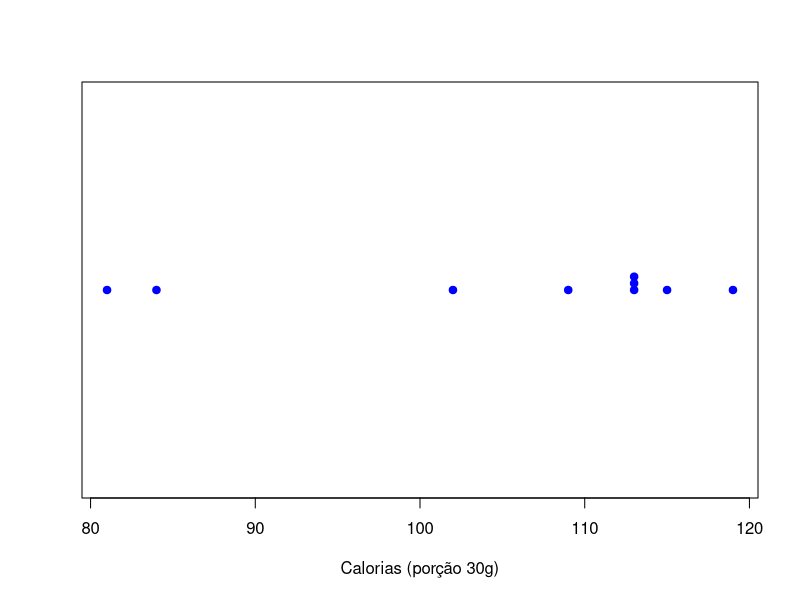
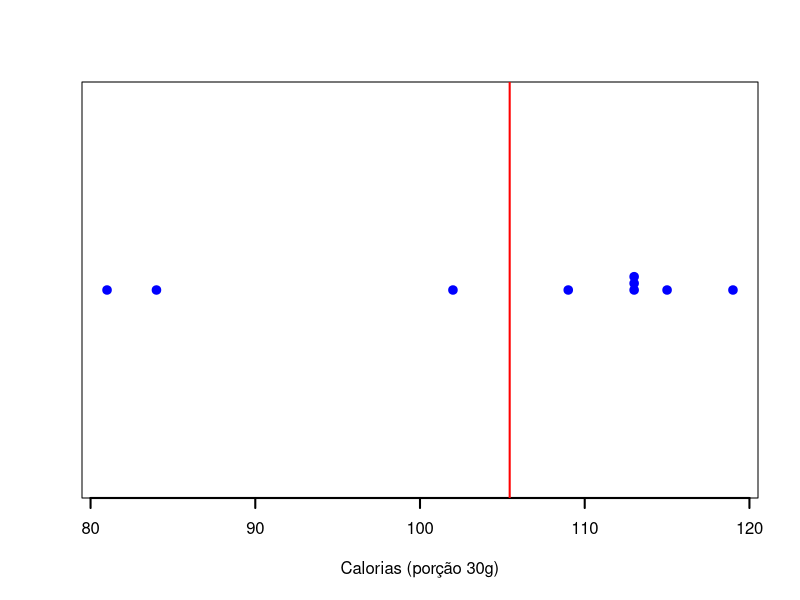
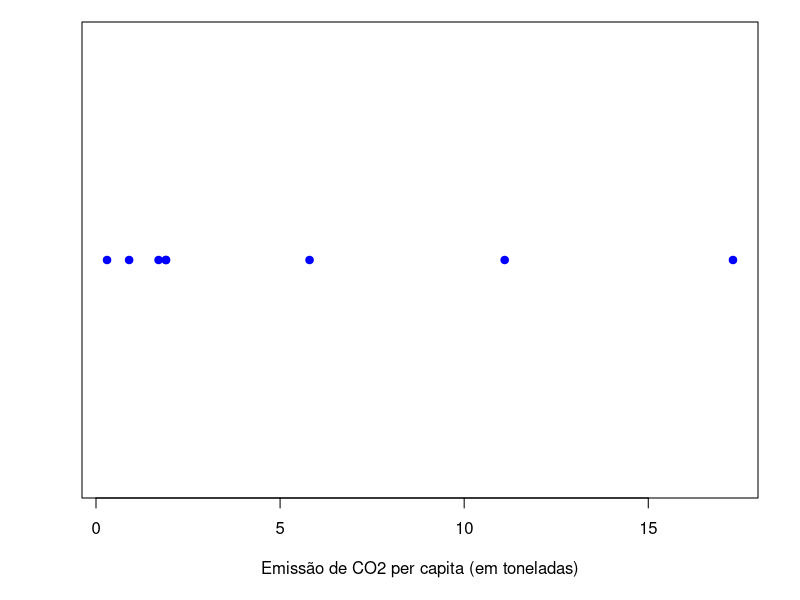
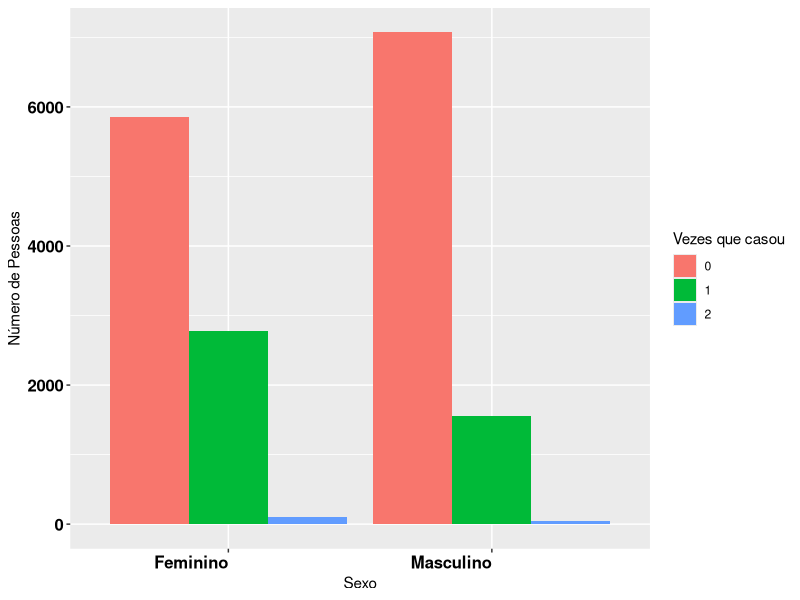
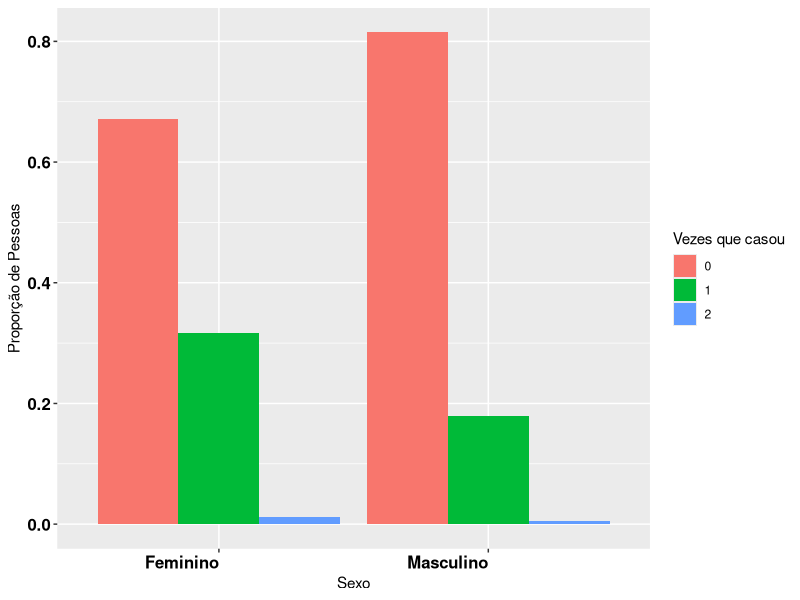
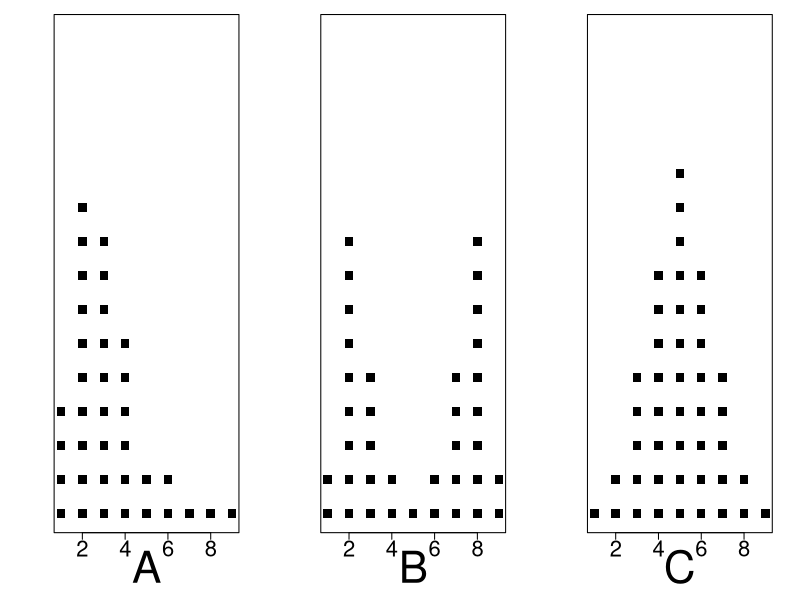
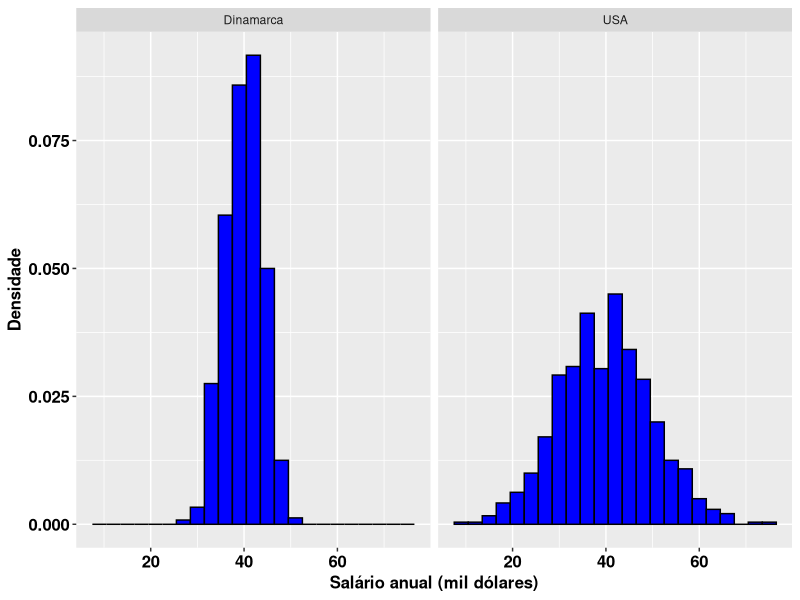
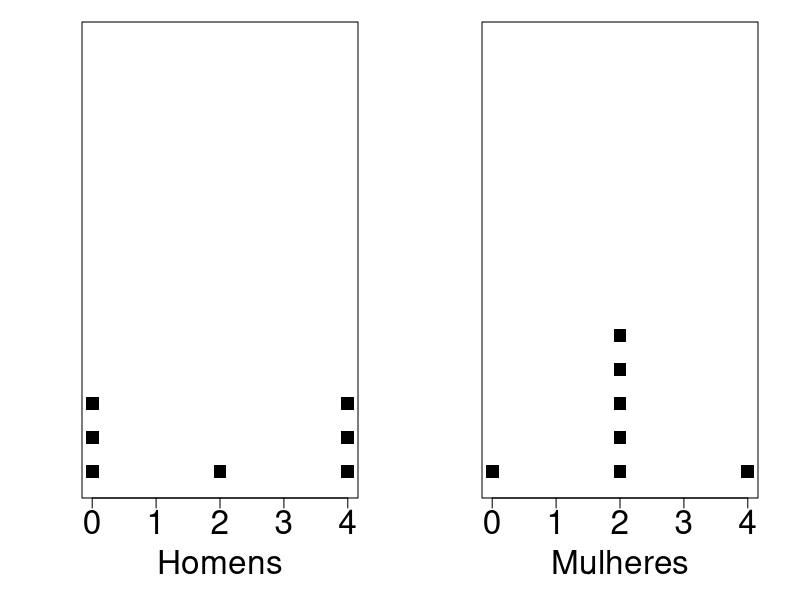

Source code (R) for these figures, in order:
## ---- chunk 1
# library(printr)
# 30 gramas
cereais <- data.frame(Cereal=c("Sucrilhos","All Bran","Nesfit","Nescau","Snow","Crunch","Moça","Fibra Mais","Froot Loops"),Calorias=c(109,81,102,115,113,119,113,84,113),Carboidratos=c(26,13.5,21,23,25,23,25,15,25))
cereais
## ---- chunk 2
stripchart(cereais$Calorias, xlab="Calorias (porção 30g)", method="stack", col="blue", pch=19)
media <- mean(cereais$Calorias)
## ---- chunk 3
stripchart(cereais$Calorias,xlab="Calorias (porção 30g)", method="stack", col="blue", 
lwd=2, pch=19)
media <- mean(cereais$Calorias)
abline(v=media, col="red", lwd=2)
## ---- chunk 4
cereais$Calorias
## ---- chunk 5
sort(cereais$Calorias)
## ---- chunk 6
cereais$Calorias
## ---- chunk 7
table(cereais$Calorias)
## ---- chunk 8
par(mar=c(5.1,4.1,1.1,2.1))
co2 <- c(5.8,1.7,17.3,1.9,1.9,11.1,0.9,0.3)
stripchart(co2, xlab="Emissão de CO2 per capita (em toneladas)", col="blue", pch=19)
## ---- chunk 9
sort(co2)
## ---- chunk 10
co2 <- c(5.8,1.7,1.9,1.9,11.1,0.9,0.3)
co2
## ---- chunk 11
sort(co2)
## ---- chunk 12
casamento <- data.frame(Sexo=rep(c("Feminino","Masculino"),times=c(8739,8678)),Vezes=rep(c(0,1,2,0,1,2),times=c(5861,2773,105,7074,1561,43)))
casamento$Vezes <- as.factor(casamento$Vezes)

library(ggplot2)

g<-ggplot(casamento,aes(x = Sexo,fill=Vezes)) + 
  geom_bar(position=position_dodge(),aes(y = ..count..)) + 
  ylab("Número de Pessoas")+
  scale_x_discrete("Sexo") +
  scale_fill_discrete(name ="Vezes que casou")+theme(axis.text.x = element_text(face="bold", hjust = 1,size=12,color="black"),axis.text.y = element_text(face="bold", hjust = 1,size=12,color="black"))
print(g)
## ---- chunk 13
#g<-ggplot(casamento,aes(x = Sexo,fill=Vezes)) + 
#  geom_bar(position="fill") + 
#  ylab("Proporção de Pessoas")+
#  scale_x_discrete("Sexo") +
#  scale_fill_discrete(name ="Vezes que casou")+theme(axis.text.x = element_text(face="bold", hjust = 1,size=12,color="black"),axis.text.y = element_text(face="bold", hjust = 1,size=12,color="black"))
#print(g)

casamento1 <- as.data.frame(prop.table(table(casamento$Sexo,casamento$Vezes),1))
colnames(casamento1) <- c("Sexo","Vezes","Prop")
g<-ggplot(casamento1,aes(x = Sexo,y=Prop,fill=Vezes)) + 
  geom_bar(stat="identity",position='dodge') + 
  ylab("Proporção de Pessoas")+
  scale_x_discrete("Sexo") +
  scale_fill_discrete(name ="Vezes que casou")+theme(axis.text.x = element_text(face="bold", hjust = 1,size=12,color="black"),axis.text.y = element_text(face="bold", hjust = 1,size=12,color="black"))
print(g)

## ---- chunk 14
### Ex 2.34 pag 55 Agresti
A <- c(rep(1,4),rep(2,10),rep(3,9),rep(4,6),rep(5,2),rep(6,2),7,8,9)
B <- c(rep(1,2),rep(2,9),rep(3,5),rep(4,2),rep(5,1),rep(6,2),rep(7,5),rep(8,9),rep(9,2))
C <- c(rep(1,1),rep(2,2),rep(3,5),rep(4,8),rep(5,11),rep(6,8),rep(7,5),rep(8,2),rep(9,1))
## ---- chunk 15
par(mfrow=c(1,3))
stripchart(A,method="stack",offset=1,at=0,ylim=c(0,5),cex=1.7,cex.axis=2,xlab="A",cex.lab=4,pch=15)
stripchart(B,method="stack",offset=1,at=0,ylim=c(0,5),cex=1.7,cex.axis=2,xlab="B",cex.lab=4,pch=15)
stripchart(C,method="stack",offset=1,at=0,ylim=c(0,11),cex=1.7,cex.axis=2,xlab="C",cex.lab=4,pch=15)
## ---- chunk 16
set.seed(3)
usa <- rnorm(800, mean=40, sd=10)
den <- rnorm(800, mean=40, sd=4)
dados <- data.frame(cidade=rep(c("Dinamarca", "USA"), each=800), salario=c(den, usa))
## ---- chunk 17
ggplot(data=dados, aes(salario, ..density..)) + 
    geom_histogram(binwidth=3, colour="black", fill="blue") +
    labs(x="Salário anual (mil dólares)", y="Densidade") + 
    facet_grid(~ cidade) + 
    theme(axis.title = element_text(face="bold", size=12, color="black"),
          axis.text = element_text(face="bold", size=12, color="black"))
## ---- chunk 18
### Ex 13 pag 58 Agresti
homens <- c(rep(0,3),rep(4,3),2)
mulheres <- c(0,rep(2,5),4)
par(mfrow=c(1,2))
stripchart(homens,method="stack",offset=1,at=0.1,ylim=c(0,5),cex=1.7,cex.axis=2,xlab="Homens",cex.lab=2,pch=15)
stripchart(mulheres,method="stack",offset=1,at=0.1,ylim=c(0,5),cex=1.7,cex.axis=2,xlab="Mulheres",cex.lab=2,pch=15)
## ---- chunk 19
par(mfrow=c(1,2), mar=c(5.1,4.1,1.1,2.1))
stripchart(homens,method="stack",offset=1,at=0.1,ylim=c(0,5),cex=1.7,cex.axis=2,xlab="Homens",cex.lab=2,pch=15)
stripchart(mulheres,method="stack",offset=1,at=0.1,ylim=c(0,5),cex=1.7,cex.axis=2,xlab="Mulheres",cex.lab=2,pch=15)
